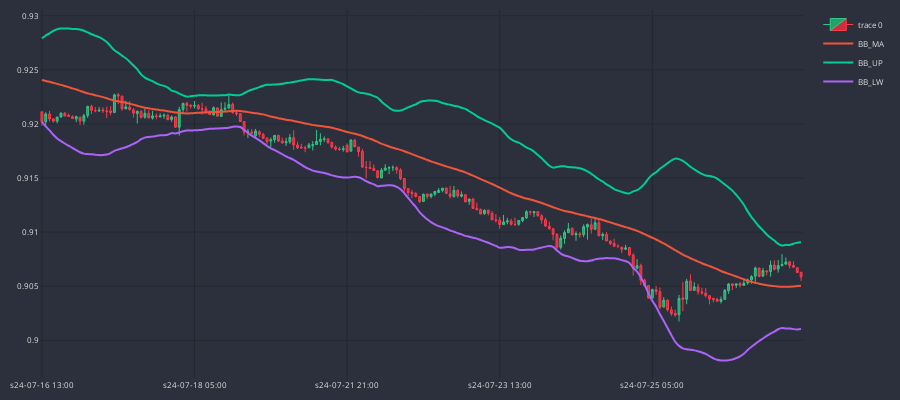

The cell this chart's notebook holds for it:
### Code cell
cp = CandlePlot(df_an[-200:], candles=True)
cp.show_plot(line_traces=['BB_MA','BB_UP','BB_LW'])

### Figure 1 — Plotly figure (JSON) as saved in the notebook; plotly's stock layout.template omitted (floating-point values rounded to 4 significant figures; data arrays with more than 128 entries replaced by an {"elided": "..."} marker saying what was removed)
{"data": [{"close": {"elided": "200 float values"}, "decreasing": {"fillcolor": "#CC2E3C", "line": {"color": "#FF3A4C"}}, "high": {"elided": "200 float values"}, "increasing": {"fillcolor": "#24A06B", "line": {"color": "#2EC886"}}, "line": {"width": 1}, "low": {"elided": "200 float values"}, "opacity": 1, "open": {"elided": "200 float values"}, "type": "candlestick", "x": {"elided": "200 str values"}}, {"line": {"shape": "spline", "width": 2}, "name": "BB_MA", "type": "scatter", "x": {"elided": "200 str values"}, "y": {"elided": "200 float values"}}, {"line": {"shape": "spline", "width": 2}, "name": "BB_UP", "type": "scatter", "x": {"elided": "200 str values"}, "y": {"elided": "200 float values"}}, {"line": {"shape": "spline", "width": 2}, "name": "BB_LW", "type": "scatter", "x": {"elided": "200 str values"}, "y": {"elided": "200 float values"}}], "layout": {"font": {"color": "#e1e1e1", "size": 8}, "height": 400, "margin": {"b": 10, "l": 10, "r": 10, "t": 10}, "paper_bgcolor": "#2c303c", "plot_bgcolor": "#2c303c", "width": 900, "xaxis": {"gridcolor": "#1f292f", "nticks": 5, "rangeslider": {"visible": false}}, "yaxis": {"gridcolor": "#1f292f"}}}
